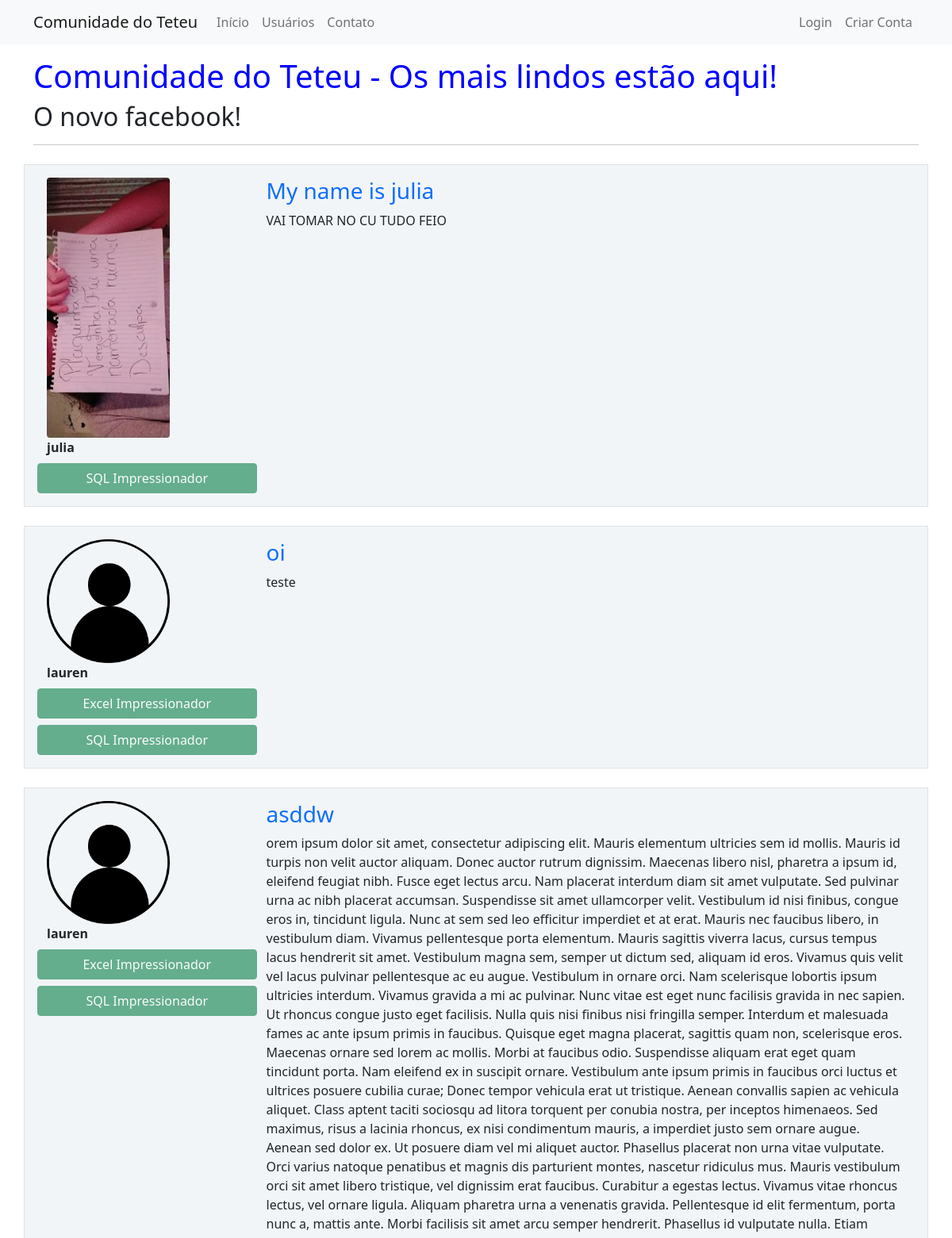
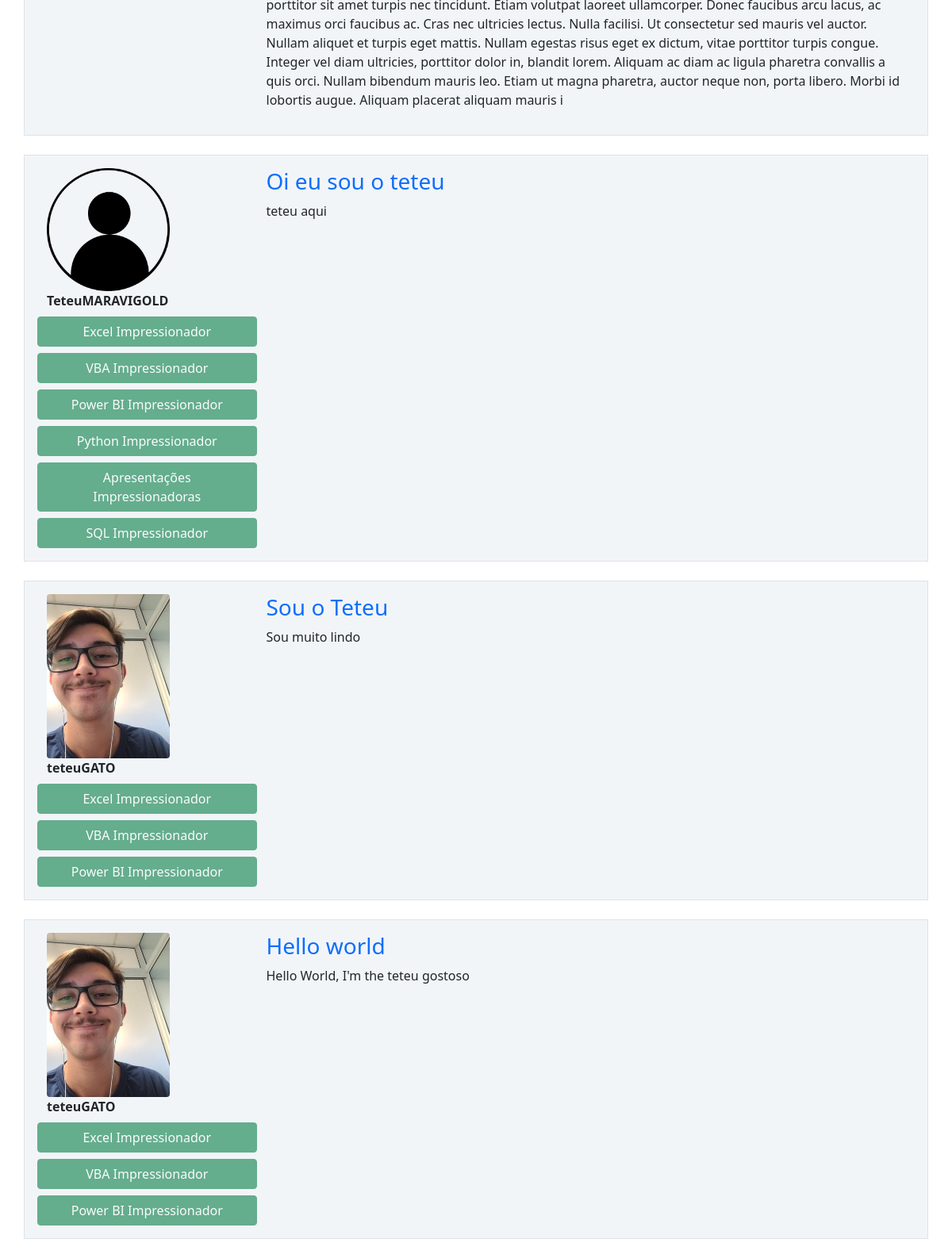
The page / on the database its author committed (2 pictures, top to bottom).
### comunidadeteteu/models.py (models this page shows, shortened)
class Post(database.Model):
    id = database.Column(database.Integer, primary_key=True)
    titulo = database.Column(database.String, nullable=False)
    corpo = database.Column(database.Text, nullable=False)
    data_criacao = database.Column(database.DateTime, nullable=False, default=datetime.utcnow)
    id_usuario = database.Column(database.Integer, database.ForeignKey('usuario.id'), nullable=False)

class Usuario(database.Model, UserMixin):
    id = database.Column(database.Integer, primary_key=True)
    username = database.Column(database.String, nullable=False)
    email = database.Column(database.String, nullable=False, unique=True)
    senha = database.Column(database.String, nullable=False)
    foto_perfil = database.Column(database.String, default='default.jpg')
    posts = database.relationship('Post', backref='autor', lazy=True)
    cursos = database.Column(database.String, nullable=False, default='Não Informado')

### comunidadeteteu/routes.py (the view)
@app.route('/')
def home():
    posts = Post.query.order_by(Post.id.desc())
    return render_template('home.html', posts=posts)

### comunidadeteteu/templates/home.html
{% extends 'base.html' %}
{% block body %}
    <div class="container mt-3">
        <h1 style="color: blue">Comunidade do Teteu - Os mais lindos estão aqui!</h1>
        <h2>O novo facebook!</h2>
        <hr>
        {% for post in posts %}
            <div class="row border mt-4 p-3 meupost">
                <div class="col col-3">
                    <div class="image pe-2"> <img src="{{ url_for('static', filename='fotos_perfil/{}'.format(post.autor.foto_perfil)) }}" class="rounded" width="155"> </div>
                    <div>
                        <strong>{{ post.autor.username }}</strong>
                    </div>
                    <div class="row justify-content-center">
                            {% if post.autor.cursos %}
                                {% for curso in post.autor.cursos.split(';') %}
                                    <button type="button" class="btn btn-success mt-2" disabled>{{ curso }}</button>
                                {% endfor %}
                            {% else %}
                                <button type="button" class="btn btn-success mt-2" disabled>Não Informado</button>
                            {% endif %}
                    </div>
                </div>
                <div class="col col-9">
                    <a style="text-decoration: none" href="{{ url_for('exibir_post', post_id=post.id) }}"><h3>{{ post.titulo }}</h3></a>
                    <p>{{ post.corpo }}</p>
                </div>
            </div>
        {% endfor %}
    </div>
{% endblock %}

### comunidadeteteu/templates/base.html (shortened to what this page needs)
<!DOCTYPE html>
<html lang="pt-br">
<head>
    <link href="https://cdn.jsdelivr.net/npm/bootstrap@5.1.3/dist/css/bootstrap.min.css" rel="stylesheet">
    <link rel="stylesheet" type="text/css" href="{{ url_for('static', filename='main.css') }}">
</head>
<body>
    {% include 'navbar.html' %}
    {% block body %}
    {% endblock %}
</body>
</html>

### comunidadeteteu/templates/navbar.html
<nav class="navbar navbar-expand-lg navbar-light bg-light">
  <div class="container-fluid container">
    <a class="navbar-brand" href="{{ url_for('home') }}">Comunidade do Teteu</a>
    <div class="collapse navbar-collapse" id="navbarSupportedContent">
      <ul class="navbar-nav me-auto mb-2 mb-lg-0">
        <li class="nav-item">
          <a class="nav-link" aria-current="page" href="{{ url_for('home') }}">Início</a>
        </li>
        <li class="nav-item">
          <a class="nav-link" href="{{ url_for('usuarios') }}">Usuários</a>
        </li>
        <li class="nav-item">
          <a class="nav-link" href="{{ url_for('contato') }}">Contato</a>
        </li>
        </ul>
      <ul class="d-flex navbar-nav">
        {% if current_user.is_authenticated %}
          <li class="nav-item">
            <a class="nav-link" aria-current="page" href="{{ url_for('criar_post') }}">Criar Post</a>
          <li class="nav-item">
            <a class="nav-link" aria-current="page" href="{{ url_for('perfil') }}">Perfil</a>
          <li class="nav-item">
            <a class="nav-link" aria-current="page" href="{{ url_for('sair') }}">Sair</a>
        {% else %}
          <li class="nav-item">
            <a class="nav-link" aria-current="page" href="{{ url_for('login') }}">Login</a>
          </li>
          <li class="nav-item">
            <a class="nav-link" aria-current="page" href="{{ url_for('login') }}">Criar Conta</a>
          </li>
        {% endif %}
      </ul>
    </div>
  </div>
</nav>

### comunidadeteteu/static/main.css (style rules this page uses)
.meupost { background: #f2f5f8 !important; }

### rows shown on the page
Post: foto_perfil (picture), autor.username "julia", titulo "My name is julia", corpo "VAI TOMAR NO CU TUDO FEIO"
Usuario: cursos "SQL Impressionador"
Post: foto_perfil (placeholder picture), autor.username "lauren", curso "Excel Impressionador" "SQL Impressionador", titulo "oi", corpo "teste"
Post: foto_perfil (placeholder picture), autor.username "lauren", curso "Excel Impressionador" "SQL Impressionador", titulo "asddw", corpo "orem ipsum dolor sit amet, consectetur adipiscing elit. Mauris elementum ultricies sem id mollis. Mauris id turpis non velit auctor aliquam. Donec auctor rutrum dignissim. Maecenas libero nisl, pharetra a ipsum id, eleifend feugiat nibh. Fusce eget lectus arcu. Nam placerat interdum diam sit amet vulputate. Sed pulvinar urna ac nibh placerat accumsan. Suspendisse sit amet ullamcorper velit. Vestibulum id nisi finibus, congue eros in, tincidunt ligula. Nunc at sem sed leo efficitur imperdiet et at erat. Mauris nec faucibus libero, in vestibulum diam. Vivamus pellentesque porta elementum. Mauris sagittis viverra lacus, cursus tempus lacus hendrerit sit amet. Vestibulum magna sem, semper ut…"
Post: foto_perfil (placeholder picture), autor.username "TeteuMARAVIGOLD", curso "Excel Impressionador" "VBA Impressionador" "Power BI Impressionador" "Python Impressionador" "Apresentações Impressionadoras" "SQL Impressionador", titulo "Oi eu sou o teteu", corpo "teteu aqui"
Post: foto_perfil (picture), autor.username "teteuGATO", curso "Excel Impressionador" "VBA Impressionador" "Power BI Impressionador", titulo "Sou o Teteu", corpo "Sou muito lindo"
Post: foto_perfil (picture), autor.username "teteuGATO", curso "Excel Impressionador" "VBA Impressionador" "Power BI Impressionador", titulo "Hello world", corpo "Hello World, I'm the teteu gostoso"
